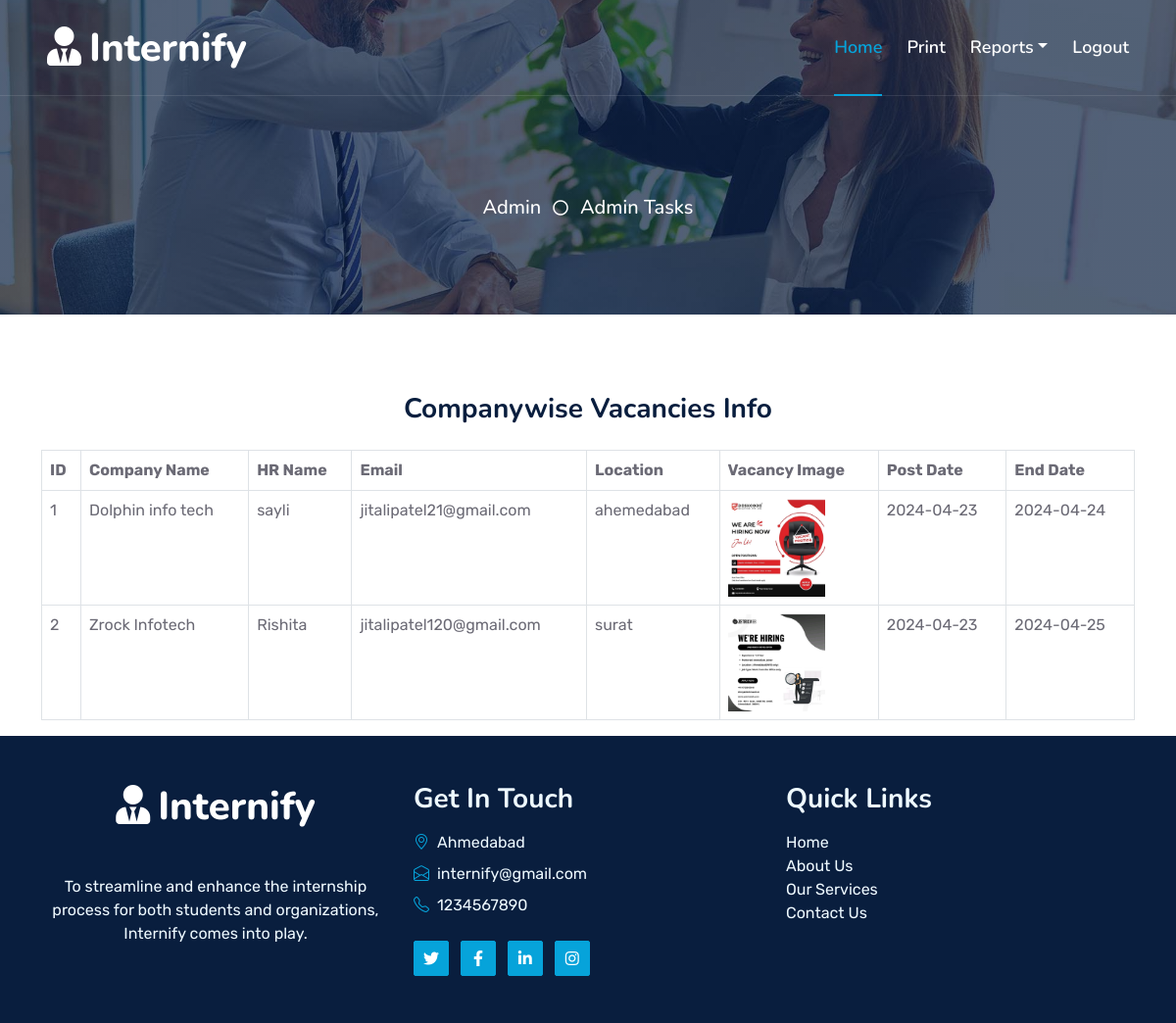
The page /admin_view_compamywise_vacancies.php on the database its author committed.
### tables this page shows
CREATE TABLE `vacancy_master` (
  `cid` int(10) NOT NULL,
  `vid` int(10) NOT NULL,
  `vimg` blob NOT NULL,
  `vtype` varchar(11) NOT NULL,
  `position` varchar(25) NOT NULL,
  `post_date` date NOT NULL,
  `end_date` date NOT NULL,
  `desc` varchar(100) NOT NULL
);

CREATE TABLE `company_info` (
  `cid` int(10) NOT NULL,
  `name` varchar(50) NOT NULL,
  `hrnm` varchar(50) NOT NULL,
  `desc` varchar(50) NOT NULL,
  `email` varchar(25) NOT NULL,
  `pwd` varchar(10) NOT NULL,
  `location` varchar(50) NOT NULL
);

### admin_view_compamywise_vacancies.php (the view)
<?php
include("admin_report_header.php");
include("conn.php");
?>
<div class="container">
    <h3 class="text-center mb-4">Companywise Vacancies Info</h3>
    <?php
    $res4 = mysqli_query($conn, "SELECT ci.*, vm.vimg, vm.post_date, vm.end_date FROM company_info AS ci INNER JOIN vacancy_master AS vm ON ci.cid = vm.cid");
    if (mysqli_num_rows($res4) > 0) {
        ?>
        <div class="table-responsive">
            <table class="table table-bordered table-hover">
                <thead class="thead-dark">
                    <tr>
                        <th>ID</th>
                        <th>Company Name</th>
                        <th>HR Name</th>
                        <th>Email</th>
                        <th>Location</th>
                        <th>Vacancy Image</th>
                        <th>Post Date</th>
                        <th>End Date</th>
                    </tr>
                </thead>
                <tbody>
                    <?php
                    while ($r4 = mysqli_fetch_array($res4)) {
                        echo "<tr>";
                        echo "<td>" . $r4[0] . "</td>";
                        echo "<td>" . $r4[1] . "</td>";
                        echo "<td>" . $r4[2] . "</td>";
                        echo "<td>" . $r4[4] . "</td>";
                        echo "<td>" . $r4[6] . "</td>";
                        echo "<td><a href='vacancy_images/" . $r4['vimg'] . "' target='_blank'><img src='vacancy_images/" . $r4['vimg'] . "' alt='Vacancy Image' class='img-fluid' style='max-width: 100px; max-height: 100px;'></a></td>";
                        echo "<td>" . $r4['post_date'] . "</td>";
                        echo "<td>" . $r4['end_date'] . "</td>";
                        echo "</tr>";
                    }
                    ?>
                </tbody>
            </table>
        </div>
        <?php
    } else {
        echo "<div class='alert alert-info' role='alert'>No Data Found</div>";
    }
    ?>
</div>
<?php
include("footer.php");
?>

### admin_report_header.php (shortened to what this page needs)
<?php
function generateLinks() {
    $links = "
        <a href='javascript:window.print()' class='nav-item nav-link'>Print</a>
    ";
    return $links;
}
?>
<!DOCTYPE html>
<html lang="en">
<head>
    <link href="https://cdnjs.cloudflare.com/ajax/libs/font-awesome/5.10.0/css/all.min.css" rel="stylesheet">
    <link href="https://cdn.jsdelivr.net/npm/bootstrap-icons@1.4.1/font/bootstrap-icons.css" rel="stylesheet">
    <link href="lib/owlcarousel/assets/owl.carousel.min.css" rel="stylesheet">
    <link href="lib/animate/animate.min.css" rel="stylesheet">
    <link href="css/bootstrap.min.css" rel="stylesheet">
    <link href="css/style.css" rel="stylesheet">
</head>
<body>
    <div class="container-fluid position-relative p-0">
        <nav class="navbar navbar-expand-lg navbar-dark px-5 py-3 py-lg-0">
            <a href="index.html" class="navbar-brand p-0">
                <h1 class="m-0"><i class="fa fa-user-tie me-2"></i>Internify</h1>
            </a>
            <div class="collapse navbar-collapse" id="navbarCollapse">
                <div class="navbar-nav ms-auto py-0">
                    <a href="index.html" class="nav-item nav-link active">Home</a>
                    <?php echo generateLinks(); ?>
                    <div class="nav-item dropdown">
                        <a href="#" class="nav-link dropdown-toggle" data-bs-toggle="dropdown">Reports</a>
                    </div>
                    <a href="logout.php" class="nav-item nav-link">Logout</a>
                </div>
            </div>
        </nav>
        <div class="container-fluid bg-primary py-5 bg-header" style="margin-bottom: 80px;">
            <div class="row py-5">
                <div class="col-12 pt-lg-5 mt-lg-5 text-center">
                    <a href="" class="h5 text-white">Admin</a>
                    <i class="far fa-circle text-white px-2"></i>
                    <a href="" class="h5 text-white">Admin Tasks</a>
                </div>
            </div>
        </div>
    </div>

### footer.php (shortened to what this page needs)
<div class="container-fluid bg-dark text-light py-5">
    <div class="container">
        <div class="row">
            <div class="col-lg-4">
                <div class="footer-about text-center">
                    <a href="index.html" class="navbar-brand">
                        <h1 class="m-0 text-white"><i class="fa fa-user-tie me-2"></i>Internify</h1>
                    </a>
                    <p class="mt-3">To streamline and enhance the internship process for both students and organizations, Internify comes into play.</p>
                </div>
            </div>
            <div class="col-lg-8">
                <div class="row">
                    <div class="col-md-6">
                        <div class="footer-contact">
                            <h3 class="text-light mb-3">Get In Touch</h3>
                            <div class="d-flex mb-2">
                                <i class="bi bi-geo-alt text-primary me-2"></i>
                                <p class="mb-0">Ahmedabad</p>
                            </div>
                            <div class="d-flex mb-2">
                                <i class="bi bi-envelope-open text-primary me-2"></i>
                                <p class="mb-0">internify@gmail.com</p>
                            </div>
                            <div class="d-flex mb-2">
                                <i class="bi bi-telephone text-primary me-2"></i>
                                <p class="mb-0">1234567890</p>
                            </div>
                            <div class="social-links mt-4">
                                <a class="btn btn-primary btn-square me-2" href="#"><i class="fab fa-twitter"></i></a>
                                <a class="btn btn-primary btn-square me-2" href="#"><i class="fab fa-facebook-f"></i></a>
                                <a class="btn btn-primary btn-square me-2" href="#"><i class="fab fa-linkedin-in"></i></a>
                                <a class="btn btn-primary btn-square" href="#"><i class="fab fa-instagram"></i></a>
                            </div>
                        </div>
                    </div>
                    <div class="col-md-6">
                        <div class="footer-links">
                            <h3 class="text-light mb-3">Quick Links</h3>
                            <ul class="list-unstyled">
                                <li><a class="text-light" href="#">Home</a></li>
                                <li><a class="text-light" href="#">About Us</a></li>
                                <li><a class="text-light" href="#">Our Services</a></li>
                                <li><a class="text-light" href="#">Contact Us</a></li>
                            </ul>
                        </div>
                    </div>
                </div>
            </div>
        </div>
    </div>
</div>
</body>
</html>

### css/style.css (style rules this page uses)
:root { --primary: #06A3DA; --secondary: #34AD54; --light: #EEF9FF; --dark: #091E3E; }
h1, h2, .fw-bold { font-weight: 800 !important; }
h3, h4, .fw-semi-bold { font-weight: 700 !important; }
.btn { font-family: 'Nunito', sans-serif; font-weight: 600; transition: .5s; }
.btn-primary, .btn-secondary { color: #FFFFFF; box-shadow: inset 0 0 0 50px transparent; }
.btn-square { width: 36px; height: 36px; }
.btn-square, .btn-sm-square, .btn-lg-square { padding-left: 0; padding-right: 0; text-align: center; }
.navbar-dark .navbar-nav .nav-link { font-family: 'Nunito', sans-serif; position: relative; margin-left: 25px; padding: 35px 0; color: #FFFFFF; font-size: 18px; font-weight: 600; outline: none; transition: .5s; }
.navbar-dark .navbar-nav .nav-link:hover, .navbar-dark .navbar-nav .nav-link.active { color: var(--primary); }
.navbar-dark .navbar-brand h1 { color: #FFFFFF; }
@media (min-width: 992px) { .navbar-dark { position: absolute; width: 100%; top: 0; left: 0; border-bottom: 1px solid rgba(256, 256, 256, .1); z-index: 999; } }
@media (min-width: 992px) { .navbar-dark .navbar-nav .nav-link::before { position: absolute; content: ""; width: 0; height: 2px; bottom: -1px; left: 50%; background: var(--primary); transition: .5s; } }
@media (min-width: 992px) { .navbar-dark .navbar-nav .nav-link:hover::before, .navbar-dark .navbar-nav .nav-link.active::before { width: 100%; left: 0; } }
.bg-header { background: linear-gradient(rgba(9, 30, 62, .7), rgba(9, 30, 62, .7)), url(../img/carousel-1.jpg) center center no-repeat; background-size: cover; }
@media (min-width: 767.98px) { .footer-about { margin-bottom: -75px; } }

### rows shown on the page
vacancy_master: cid.cid "1", cid.name "Dolphin info tech", cid.hrnm "sayli", cid.email "jitalipatel21@gmail.com", cid.location "ahemedabad", vimg (picture), post_date "2024-04-23", end_date "2024-04-24"
vacancy_master: cid.cid "2", cid.name "Zrock Infotech", cid.hrnm "Rishita", cid.email "jitalipatel120@gmail.com", cid.location "surat", vimg (picture), post_date "2024-04-23", end_date "2024-04-25"
